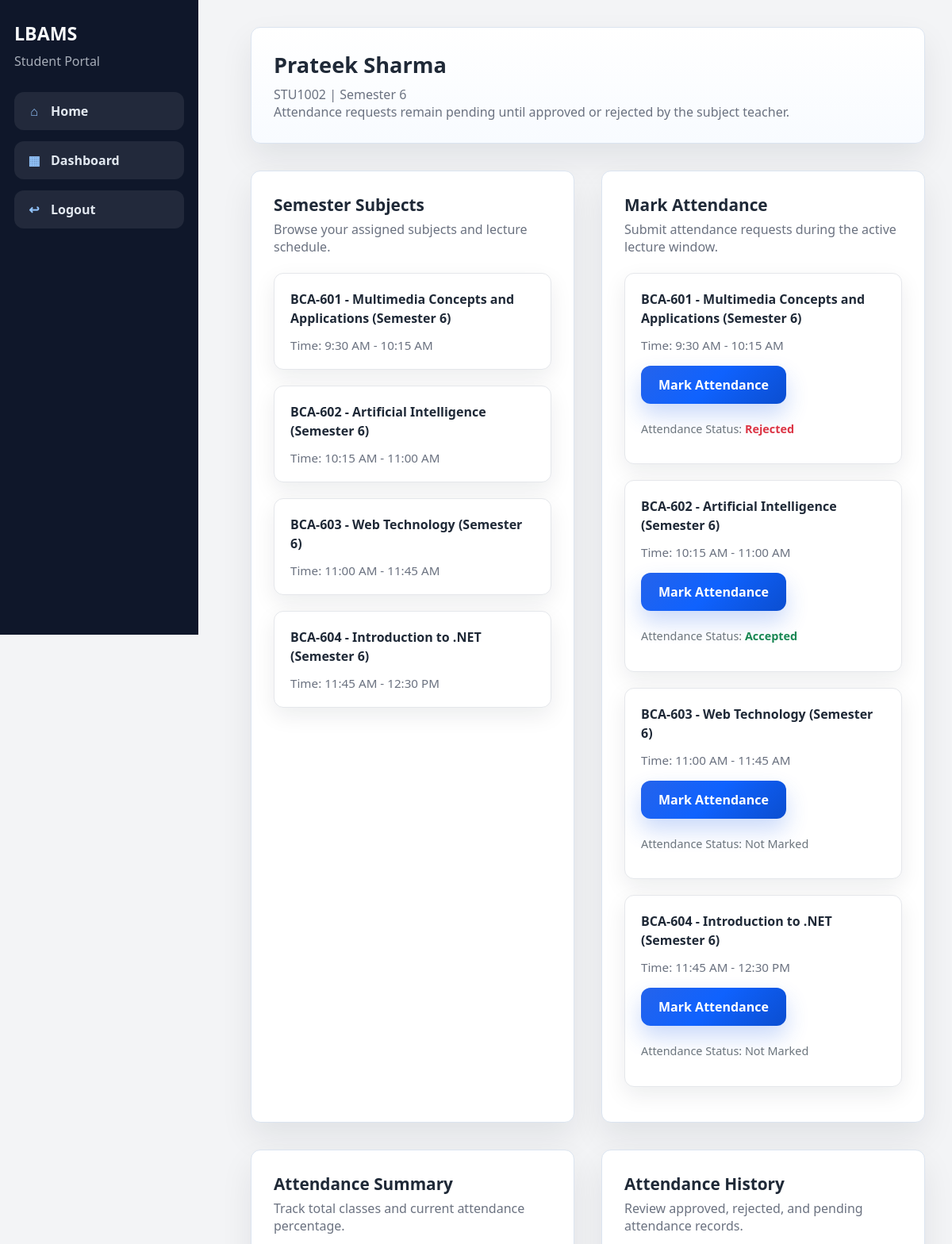
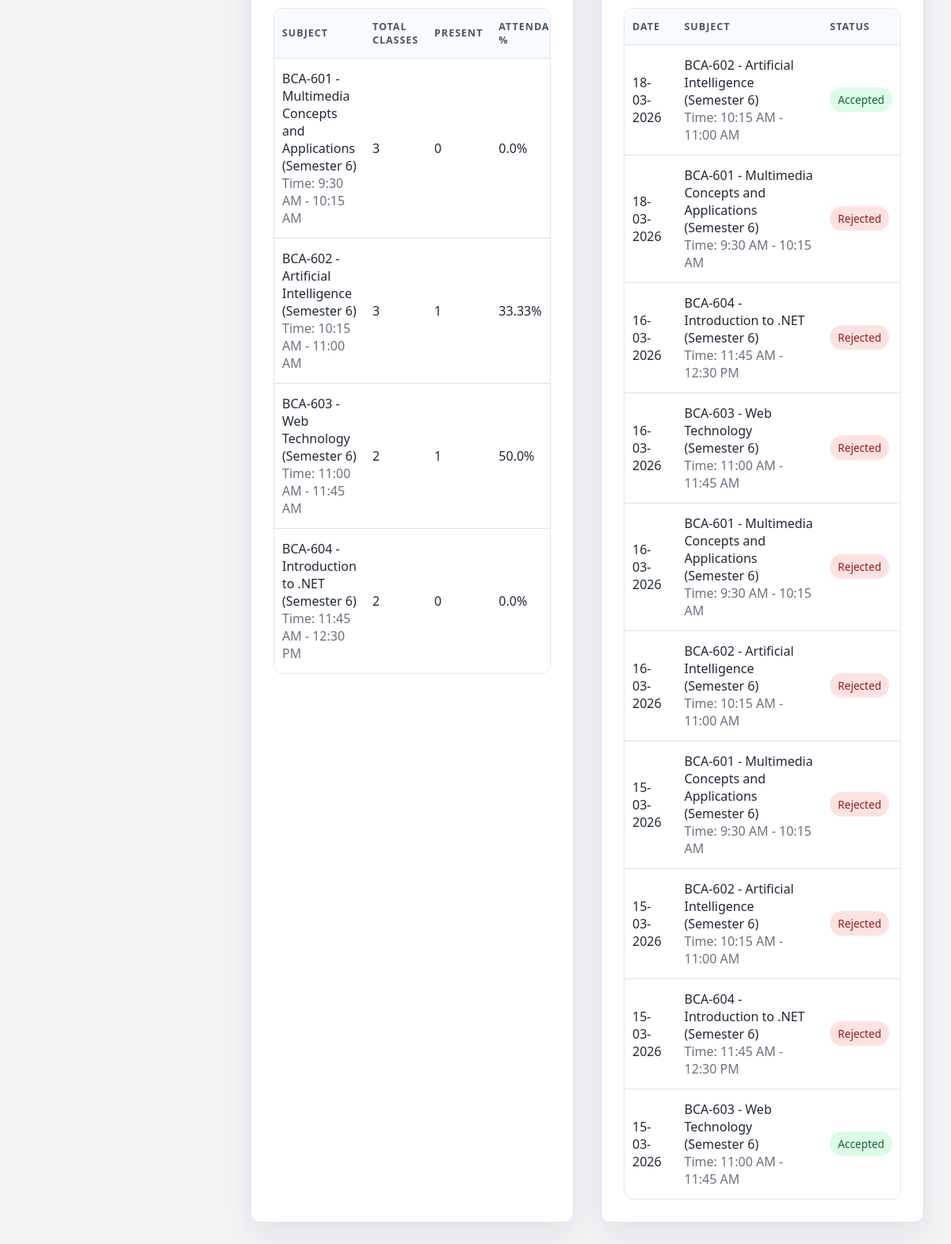
The app's page /student/dashboard (signed in) with its own data (2 pictures, top to bottom).
### models.py (models this page shows, shortened)
class User(UserMixin, db.Model):
    __tablename__ = "users"
    id = db.Column(db.Integer, primary_key=True)
    username = db.Column(db.String(80), unique=True, nullable=False)
    password_hash = db.Column(db.String(255), nullable=False)
    role = db.Column(db.String(20), nullable=False)
    student = db.relationship("Student", back_populates="user", uselist=False)
    teacher = db.relationship("Teacher", back_populates="user", uselist=False)
    admin = db.relationship("Admin", back_populates="user", uselist=False)

class Student(db.Model):
    __tablename__ = "students"
    id = db.Column(db.Integer, primary_key=True)
    user_id = db.Column(db.Integer, db.ForeignKey("users.id"), unique=True, nullable=False)
    student_code = db.Column(db.String(30), unique=True, nullable=False)
    full_name = db.Column(db.String(120), nullable=False)
    email = db.Column(db.String(120), unique=True, nullable=False)
    semester = db.Column(db.Integer, nullable=False)
    created_at = db.Column(db.DateTime, default=datetime.utcnow, nullable=False)
    user = db.relationship("User", back_populates="student")
    attendances = db.relationship("Attendance", back_populates="student")
    attendance_summaries = db.relationship("AttendanceSummary", back_populates="student")

class Subject(db.Model):
    __tablename__ = "subjects"
    id = db.Column(db.Integer, primary_key=True)
    name = db.Column(db.String(120), unique=True, nullable=False)
    code = db.Column(db.String(20), unique=True, nullable=False)
    semester = db.Column(db.Integer, nullable=False)
    subject_type = db.Column("type", db.String(20), nullable=False, default="theory")
    teacher_id = db.Column(db.Integer, db.ForeignKey("teachers.id"), nullable=True)
    start_time = db.Column(db.Time, nullable=True)
    end_time = db.Column(db.Time, nullable=True)
    teachers = db.relationship(
        "Teacher",
        secondary=teacher_subjects,
        back_populates="subject_assignments",
    )
    lectures = db.relationship("Lecture", back_populates="subject", cascade="all, delete-orphan")
    attendances = db.relationship("Attendance", back_populates="subject")
    attendance_summaries = db.relationship("AttendanceSummary", back_populates="subject")
    @property
    def lecture_time_label(self):
        if self.subject_type == "lab":
            return "Lab subject"
        if self.subject_type == "project":
            return "Project"
        if not self.start_time or not self.end_time:
            return "Time not set"
        start = self.start_time.strftime("%I:%M %p").lstrip("0")
        end = self.end_time.strftime("%I:%M %p").lstrip("0")
        return f"{start} - {end}"
    @property
    def display_label(self):
        return f"{self.code} - {self.name} (Semester {self.semester})"

class AttendanceSummary(db.Model):
    __tablename__ = "attendance_summaries"
    __table_args__ = (
        UniqueConstraint("student_id", "subject_id", name="uq_attendance_summary"),
    )
    id = db.Column(db.Integer, primary_key=True)
    student_id = db.Column(db.Integer, db.ForeignKey("students.id"), nullable=False)
    subject_id = db.Column(db.Integer, db.ForeignKey("subjects.id"), nullable=False)
    total_classes = db.Column(db.Integer, default=0, nullable=False)
    present_classes = db.Column(db.Integer, default=0, nullable=False)
    attendance_percentage = db.Column(db.Float, default=0.0, nullable=False)
    updated_at = db.Column(db.DateTime, default=datetime.utcnow, onupdate=datetime.utcnow, nullable=False)
    student = db.relationship("Student", back_populates="attendance_summaries")
    subject = db.relationship("Subject", back_populates="attendance_summaries")

class Attendance(db.Model):
    __tablename__ = "attendance"
    __table_args__ = (
        UniqueConstraint("student_id", "lecture_id", "attendance_date", name="uq_attendance_once"),
    )
    id = db.Column(db.Integer, primary_key=True)
    student_id = db.Column(db.Integer, db.ForeignKey("students.id"), nullable=False)
    subject_id = db.Column(db.Integer, db.ForeignKey("subjects.id"), nullable=False)
    lecture_id = db.Column(db.Integer, db.ForeignKey("lectures.id"), nullable=False)
    attendance_date = db.Column(db.Date, default=date.today, nullable=False)
    status = db.Column(db.String(20), default="pending", nullable=False) # status can be pending, present, absent
    latitude = db.Column(db.Float, nullable=False)
    longitude = db.Column(db.Float, nullable=False)
    distance_meters = db.Column(db.Float, nullable=False)
    created_at = db.Column(db.DateTime, default=datetime.utcnow, nullable=False)
    student = db.relationship("Student", back_populates="attendances")
    subject = db.relationship("Subject", back_populates="attendances")
    lecture = db.relationship("Lecture", back_populates="attendances")

### routes/student_routes.py (the view)
@student_bp.route("/dashboard")
@login_required
def dashboard():
    if not student_required():
        return redirect(url_for("auth.login"))
    reconcile_lecture_attendance()
    student = Student.query.filter_by(user_id=current_user.id).first_or_404()
    subjects = (
        Subject.query.filter_by(semester=student.semester)
        .order_by(
            case((Subject.start_time.is_(None), 1), else_=0),
            Subject.start_time.asc(),
            Subject.name.asc(),
        )
        .all()
    )
    todays_attendance = Attendance.query.filter_by(
        student_id=student.id,
        attendance_date=datetime.now(IST).date()
    ).all()
    attendance_status = {att.subject_id: att.status for att in todays_attendance}
    summary = []
    for subject in subjects:
        stored_summary = update_attendance_summary(student.id, subject.id)
        summary.append(
            {
                "subject": subject,
                "total_classes": stored_summary.total_classes if stored_summary else 0,
                "present": stored_summary.present_classes if stored_summary else 0,
                "percentage": stored_summary.attendance_percentage if stored_summary else 0,
            }
        )
    db.session.commit()
    history = (
        Attendance.query.filter_by(student_id=student.id)
        .order_by(Attendance.attendance_date.desc(), Attendance.created_at.desc())
        .all()
    )
    return render_template(
        "student/dashboard.html",
        student=student,
        subjects=subjects,
        summary=summary,
        history=history,
        allowed_radius=ALLOWED_RADIUS_METERS,
        attendance_status=attendance_status,
    )

### templates/student/dashboard.html (shortened to what this page needs)
{% extends "base.html" %}
{% block content %}
<section class="student-dashboard">
    <div class="card student-profile-card">
        <h2>{{ student.full_name }}</h2>
        <p class="muted">{{ student.student_code }} | Semester {{ student.semester }}</p>
        <p class="muted">Attendance requests remain pending until approved or rejected by the subject teacher.</p>
    </div>
    <div class="student-dashboard-grid">
        <div class="card student-subjects-card">
            <div class="student-card-header">
                <h2>Semester Subjects</h2>
                <p class="muted">Browse your assigned subjects and lecture schedule.</p>
            </div>
            <div class="subject-card-list">
                {% for subject in subjects %}
                <a class="subject-card" href="{{ url_for('student.subject_attendance_history', subject_id=subject.id) }}">
                    <p class="subject-heading">{{ subject.display_label }}</p>
                    <p class="subject-time">Time: {{ subject.lecture_time_label }}</p>
                </a>
                {% else %}
                <p>No subjects available for your semester.</p>
                {% endfor %}
            </div>
        </div>
        <div class="card student-attendance-card">
            <div class="student-card-header">
                <h2>Mark Attendance</h2>
                <p class="muted">Submit attendance requests during the active lecture window.</p>
            </div>
            <div class="subject-card-list">
                {% for subject in subjects %}
                <div class="subject-card">
                    <p class="subject-heading">{{ subject.display_label }}</p>
                    <p class="subject-time">Time: {{ subject.lecture_time_label }}</p>
                    <button
                        class="btn btn-primary attendance-trigger"
                        data-subject-id="{{ subject.id }}"
                        data-subject-name="{{ subject.name }}"
                        type="button"
                    >
                        Mark Attendance
                    </button>
                    {% set status = attendance_status.get(subject.id) %}
                    <p style="margin-top: 10px; font-size: 0.9em; color: #6c757d;">
                        Attendance Status:
                        {% if status == 'pending' %}
                            <span style="color: #0d6efd; font-weight: 600;">Pending Approval</span>
                        {% elif status == 'present' %}
                            <span style="color: #198754; font-weight: 600;">Accepted</span>
                        {% elif status == 'absent' %}
                            <span style="color: #dc3545; font-weight: 600;">Rejected</span>
                        {% else %}
                            <span>Not Marked</span>
                        {% endif %}
                    </p>
                </div>
                {% else %}
                <p>No subjects available for your semester.</p>
                {% endfor %}
            </div>
        </div>
        <div class="card student-summary-card">
            <div class="student-card-header">
                <h2>Attendance Summary</h2>
                <p class="muted">Track total classes and current attendance percentage.</p>
            </div>
            <div class="table-wrap">
                <table>
                    <thead>
                        <tr>
                            <th>Subject</th>
                            <th>Total Classes</th>
                            <th>Present</th>
                            <th>Attendance %</th>
                        </tr>
                    </thead>
                    <tbody>
                        {% for row in summary %}
                        <tr>
                            <td>{{ row.subject.display_label }}<br><span class="muted">Time: {{ row.subject.lecture_time_label }}</span></td>
                            <td>{{ row.total_classes }}</td>
                            <td>{{ row.present }}</td>
                            <td>{{ row.percentage }}%</td>
                        </tr>
                        {% else %}
                        <tr><td colspan="4">No attendance summary yet.</td></tr>
                        {% endfor %}
                    </tbody>
                </table>
            </div>
        </div>
        <div class="card student-history-card">
            <div class="student-card-header">
                <h2>Attendance History</h2>
                <p class="muted">Review approved, rejected, and pending attendance records.</p>
            </div>
            <div class="table-wrap">
                <table>
                    <thead>
                        <tr>
                            <th>Date</th>
                            <th>Subject</th>
                            <th>Status</th>
                        </tr>
                    </thead>
                    <tbody>
                        {% for record in history %}
                        <tr>
                            <td>{{ record.attendance_date|format_date }}</td>
                            <td>{{ record.subject.display_label }}<br><span class="muted">Time: {{ record.subject.lecture_time_label }}</span></td>
                            <td>
                                {% if record.status == 'present' %}
                                <span class="status present">Accepted</span>
                                {% elif record.status == 'absent' %}
                                <span class="status absent">Rejected</span>
                                {% else %}
                                <span class="status pending">Pending</span>
                                {% endif %}
                            </td>
                        </tr>
                        {% else %}
                        <tr><td colspan="3">No attendance history.</td></tr>
                        {% endfor %}
                    </tbody>
                </table>
            </div>
        </div>
    </div>
</section>
{% endblock %}

### templates/base.html (shortened to what this page needs)
<!DOCTYPE html>
<html lang="en">
<head>
    <link rel="stylesheet" href="{{ url_for('static', filename='css/style.css') }}">
</head>
<body>
    <div class="page-shell">
        {% if current_user.is_authenticated %}
        <aside class="sidebar">
            <div class="sidebar-brand">
                <h2>LBAMS</h2>
                <p class="muted">{{ current_user.role|title }} Portal</p>
            </div>
            <nav class="nav-links">
                <a href="{{ url_for('main.home') }}"><span class="nav-icon">&#8962;</span><span>Home</span></a>
                {% if current_user.role == 'admin' %}
                <a href="{{ url_for('admin.dashboard') }}"><span class="nav-icon">&#9638;</span><span>Dashboard</span></a>
                <a href="{{ url_for('admin.manage_teacher_subjects') }}"><span class="nav-icon">&#8942;</span><span>Manage Teacher Subjects</span></a>
                {% elif current_user.role == 'teacher' %}
                <a href="{{ url_for('teacher.dashboard') }}"><span class="nav-icon">&#9638;</span><span>Dashboard</span></a>
                {% elif current_user.role == 'student' %}
                <a href="{{ url_for('student.dashboard') }}"><span class="nav-icon">&#9638;</span><span>Dashboard</span></a>
                {% endif %}
                <a href="{{ url_for('auth.logout') }}"><span class="nav-icon">&#8617;</span><span>Logout</span></a>
            </nav>
        </aside>
        {% endif %}
        <main class="content {% if not current_user.is_authenticated %}content-full{% endif %}">
            {% block content %}{% endblock %}
        </main>
    </div>
</body>
</html>

### records on screen
User: role "Student"
Student: full_name "Prateek Sharma", student_code "STU1002", semester "6"
Subject: display_label "BCA-601 - Multimedia Concepts and Applications (Semester 6)", lecture_time_label "9:30 AM - 10:15 AM", shows "Rejected", subject.display_label "BCA-601 - Multimedia Concepts and Applications (Semester 6)", subject.lecture_time_label "9:30 AM - 10:15 AM"
Subject: display_label "BCA-602 - Artificial Intelligence (Semester 6)", lecture_time_label "10:15 AM - 11:00 AM", shows "Accepted", subject.display_label "BCA-602 - Artificial Intelligence (Semester 6)", subject.lecture_time_label "10:15 AM - 11:00 AM"
Subject: display_label "BCA-603 - Web Technology (Semester 6)", lecture_time_label "11:00 AM - 11:45 AM", shows "Not Marked", subject.display_label "BCA-603 - Web Technology (Semester 6)", subject.lecture_time_label "11:00 AM - 11:45 AM"
Subject: display_label "BCA-604 - Introduction to .NET (Semester 6)", lecture_time_label "11:45 AM - 12:30 PM", shows "Not Marked", subject.display_label "BCA-604 - Introduction to .NET (Semester 6)", subject.lecture_time_label "11:45 AM - 12:30 PM"
AttendanceSummary: percentage "0.0"
AttendanceSummary: percentage "33.33"
AttendanceSummary: percentage "50.0"
AttendanceSummary: percentage "0.0"
Attendance: attendance_date "18-03-2026", subject.display_label "BCA-602 - Artificial Intelligence (Semester 6)", subject.lecture_time_label "10:15 AM - 11:00 AM", status "Accepted"
Attendance: attendance_date "18-03-2026", subject.display_label "BCA-601 - Multimedia Concepts and Applications (Semester 6)", subject.lecture_time_label "9:30 AM - 10:15 AM", status "Rejected"
Attendance: attendance_date "16-03-2026", subject.display_label "BCA-604 - Introduction to .NET (Semester 6)", subject.lecture_time_label "11:45 AM - 12:30 PM", status "Rejected"
Attendance: attendance_date "16-03-2026", subject.display_label "BCA-603 - Web Technology (Semester 6)", subject.lecture_time_label "11:00 AM - 11:45 AM", status "Rejected"
Attendance: attendance_date "16-03-2026", subject.display_label "BCA-601 - Multimedia Concepts and Applications (Semester 6)", subject.lecture_time_label "9:30 AM - 10:15 AM", status "Rejected"
Attendance: attendance_date "16-03-2026", subject.display_label "BCA-602 - Artificial Intelligence (Semester 6)", subject.lecture_time_label "10:15 AM - 11:00 AM", status "Rejected"
Attendance: attendance_date "15-03-2026", subject.display_label "BCA-601 - Multimedia Concepts and Applications (Semester 6)", subject.lecture_time_label "9:30 AM - 10:15 AM", status "Rejected"
Attendance: attendance_date "15-03-2026", subject.display_label "BCA-602 - Artificial Intelligence (Semester 6)", subject.lecture_time_label "10:15 AM - 11:00 AM", status "Rejected"
Attendance: attendance_date "15-03-2026", subject.display_label "BCA-604 - Introduction to .NET (Semester 6)", subject.lecture_time_label "11:45 AM - 12:30 PM", status "Rejected"
Attendance: attendance_date "15-03-2026", subject.display_label "BCA-603 - Web Technology (Semester 6)", subject.lecture_time_label "11:00 AM - 11:45 AM", status "Accepted"

### other values on screen
{{ row.total_classes }} "3" "3" "2" "2"
{{ row.present }} "0" "1" "1" "0"
